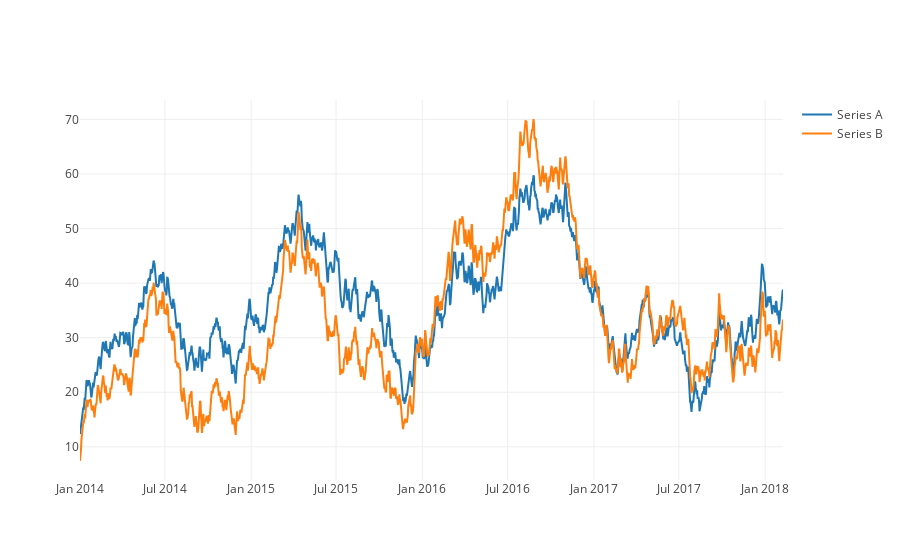

Notebook source saved alongside this figure:
### Markdown cell above
**Plotting the two time series:**

We can make a nice plot of series A and series B. Note how the date axis is handled gracefully, *even when you zoom in*.

### Code cell
figure = {
    'data': [
        {
            'y': df['A'],
            'x': df['Date'],
            'name': "Series A"
        },
        {
            'y': df['B'],
            'x': df['Date'],
            'name': "Series B"
        }]
}

iplot(figure)

### Figure 1 — Plotly figure (JSON) as saved in the notebook; plotly's stock layout.template omitted (floating-point values rounded to 4 significant figures; data arrays with more than 128 entries replaced by an {"elided": "..."} marker saying what was removed)
{"data": [{"name": "Series A", "type": "scatter", "uid": "b5732497-880c-4a2b-8bd0-e109b777e758", "x": {"elided": "1500 str values"}, "y": {"elided": "1500 float values"}}, {"name": "Series B", "type": "scatter", "uid": "bc705055-f3e4-4f7b-9737-81f79346453e", "x": {"elided": "1500 str values"}, "y": {"elided": "1500 float values"}}], "layout": {}}
